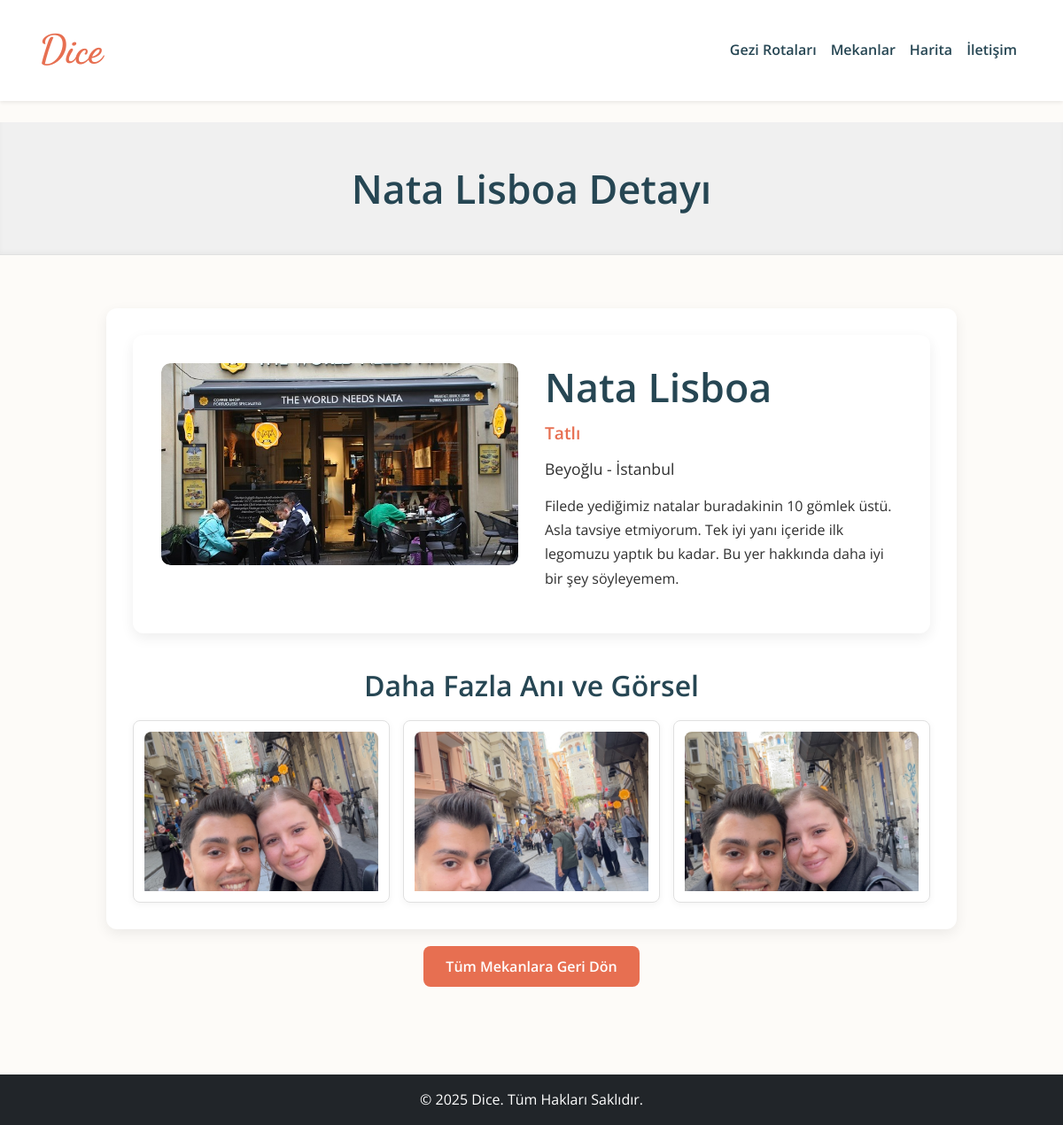
Screenshot of /mekanlar/nata-lisboa/ with the database file from the repository.
### travelog/models.py (models this page shows, shortened)
class Location(models.Model):
    name = models.CharField(max_length=200, verbose_name="Mekan Adı")
    slug = models.SlugField(max_length=200, unique=True, blank=True, null=True, verbose_name="URL Dostu İsim")
    description = models.TextField(blank=True, null=True, verbose_name="Açıklama")
    address = models.CharField(max_length=255, blank=True, null=True, verbose_name="Adres")
    city = models.CharField(max_length=100, verbose_name="Şehir")
    latitude = models.DecimalField(max_digits=19, decimal_places=6, blank=True, null=True, verbose_name="Enlem")
    longitude = models.DecimalField(max_digits=19, decimal_places=6, blank=True, null=True, verbose_name="Boylam")
    location_type = models.ForeignKey(Category, on_delete=models.SET_NULL, null=True, blank=True, related_name='locations', verbose_name="Mekan Türü")
    main_photo = models.ImageField(upload_to='location_photos/', blank=True, null=True, verbose_name="Ana Fotoğraf") # Anasayfada kullanılan ana görsel
    date_added = models.DateTimeField(auto_now_add=True, verbose_name="Eklenme Tarihi")
    class Meta:
        verbose_name = "Mekan"
        verbose_name_plural = "Mekanlar"
        ordering = ['-date_added']

class Category(models.Model):
    name = models.CharField(max_length=100, unique=True, verbose_name="Kategori Adı")
    class Meta:
        verbose_name = "Kategori"
        verbose_name_plural = "Kategoriler"

class LocationMedia(models.Model):
    LOCATION_MEDIA_TYPES = (
        ('image', 'Resim'),
        ('video', 'Video'),
    )
    location = models.ForeignKey(Location, on_delete=models.CASCADE, related_name='media_items', verbose_name="Mekan")
    file = models.FileField(upload_to='location_extra_media/', verbose_name="Medya Dosyası") # Hem fotoğraf hem video için FileField
    media_type = models.CharField(max_length=10, choices=LOCATION_MEDIA_TYPES, default='image', verbose_name="Medya Türü")
    caption = models.CharField(max_length=255, blank=True, null=True, verbose_name="Açıklama")
    order = models.IntegerField(default=0, verbose_name="Sıra") # Sıralama için
    class Meta:
        verbose_name = "Mekan Medyası"
        verbose_name_plural = "Mekan Medyaları"
        ordering = ['order', 'id'] # Sıraya ve eklenme sırasına göre sırala

### travelog/views.py (the view)
# urls.py: path('mekanlar/<slug:slug>/', views.location_detail, name='location_detail'),
def location_detail(request, slug):
    location = get_object_or_404(Location, slug=slug)
    context = {
        'location': location,
        'page_title': f'{location.name} Detayı'
    }
    return render(request, 'travel/location_detail.html', context)

### travelog/templates/travel/location_detail.html (shortened to what this page needs)
{% extends 'base.html' %}
{% block content %}
    <div class="page-header">
        <h1>{{ page_title }}</h1>
    </div>
    <section class="location-detail-section" style="max-width: 1000px; margin: 0 auto; padding: 20px;">
        <div class="location-content-box" style="background-color: white; border-radius: 12px; box-shadow: 0 5px 15px rgba(0,0,0,0.07); padding: 30px;">
            <div class="main-info-area" style="display: flex; flex-wrap: wrap; gap: 30px; margin-bottom: 40px; align-items: flex-start;">
                {% if location.main_photo %}
                    <div class="main-photo-container" style="flex: 1; min-width: 300px; max-width: 50%; display: flex; justify-content: center; align-items: center; background-color: var(--light-gray); border-radius: 10px; overflow: hidden;">
                        <img src="{{ location.main_photo.url }}" alt="{{ location.name }}" style="width: 100%; height: auto; object-fit: cover; border-radius: 10px;">
                    </div>
                {% endif %}
                <div class="text-info-container" style="flex: 1; min-width: 300px; text-align: left;">
                    <h2 style="font-size: 2.8em; color: var(--secondary-color); margin-bottom: 10px;">{{ location.name }}</h2>
                    {% if location.location_type %}
                        <p style="font-size: 1.2em; color: var(--primary-color); font-weight: 600; margin-bottom: 10px;">{{ location.location_type.name }}</p>
                    {% endif %}
                    <p style="font-size: 1.1em; color: var(--dark-gray); margin-bottom: 15px;">{{ location.address }} - {{ location.city }}</p>
                    <p style="font-size: 1.0em; color: var(--text-color); line-height: 1.7;">{{ location.description|linebreaksbr }}</p>
                </div>
            </div>
            {% if location.media_items.all %}
                <h3 style="margin-top: 40px; margin-bottom: 20px; font-size: 2em; color: var(--secondary-color); text-align: center;">Daha Fazla Anı ve Görsel</h3>
                <div class="media-gallery" style="display: grid; grid-template-columns: repeat(auto-fit, minmax(200px, 1fr)); gap: 15px; justify-content: center;">
                    {% for media in location.media_items.all %}
                        <div class="media-item" style="border: 1px solid var(--border-color); border-radius: 8px; overflow: hidden; box-shadow: 0 2px 8px rgba(0,0,0,0.05);">
                            {% if media.media_type == 'image' %}
                                <a data-fancybox="gallery" href="{{ media.file.url }}" data-caption="{{ media.caption|default:location.name }}">
                                    <img src="{{ media.file.url }}" alt="{{ media.caption|default:media.file.name }}" style="width: 100%; height: 180px; object-fit: cover; display: block;">
                                </a>
                            {% endif %}
                        </div>
                    {% endfor %}
                </div>
            {% endif %}
        </div>
        <div style="text-align: center; margin-top: 30px;">
            <a href="{% url 'travelog:locations_list' %}" style="background-color: var(--primary-color); color: white; padding: 12px 25px; border-radius: 8px; text-decoration: none; font-weight: 600; transition: background-color 0.3s ease;">Tüm Mekanlara Geri Dön</a>
        </div>
    </section>
    <link rel="stylesheet" href="https://cdnjs.cloudflare.com/ajax/libs/fancybox/3.5.7/jquery.fancybox.min.css" />
{% endblock %}

### travelog/templates/base.html (style rules this page uses)
:root { --primary-color: #E76F51; --secondary-color: #264653; --accent-color: #F4A261; --text-color: #2F2F2F; --light-bg: #FDFBF8; --lighter-gray: #F0F0F0; --border-color: #E0E0E0; --bs-primary: var(--primary-color); --bs-secondary: var(--secondary-color); --bs-body-color: var(--text-color); --bs-body-bg: var(--light-bg); --bs-link-color: var(--secondary-color); --bs-link-hover-color: var(--primary-color); }
body { font-family: 'Open Sans', sans-serif; line-height: 1.6; color: var(--bs-body-color); background-color: var(--bs-body-bg); }
h1, h2, h3, h4, h5, h6 { font-family: 'Open Sans', sans-serif; color: var(--secondary-color); font-weight: 600; }
h1 { font-size: 3.2rem; }
h2 { font-size: 2.5rem; }
h3 { font-size: 1.8rem; }
p { font-size: 1rem; }
a { color: var(--bs-link-color); text-decoration: none; transition: color 0.3s ease; }
.page-header { text-align: center; padding: 3rem 1rem; background-color: var(--lighter-gray); margin-bottom: 2.5rem; box-shadow: inset 0 -3px 5px rgba(0,0,0,0.03); border-bottom: 1px solid var(--border-color); }
.page-header h1 { font-size: 2.8rem; color: var(--secondary-color); margin-bottom: 0; }
.route-detail-section, .location-detail-section { max-width: 960px; margin: 0 auto; padding: 1.5rem; }
.route-detail-section .card-container, .location-detail-section .media-gallery { gap: 1rem; }
.route-detail-section .card, .location-detail-section .media-item { padding: 0.75rem; border-radius: 0.5rem; }
.location-detail-section .main-photo-container img { max-width: 100%; height: 400px; object-fit: cover; border-radius: 0.75rem; margin-bottom: 0; box-shadow: 0 0.125rem 0.5rem rgba(0,0,0,0.1); }
.location-detail-section .main-info-area { flex-wrap: wrap; gap: 2rem; background-color: white; padding: 2rem; border-radius: 0.75rem; box-shadow: 0 5px 15px rgba(0,0,0,0.07); }
.location-detail-section .main-photo-container { flex: 1 1 45%; min-width: 250px; }
.location-detail-section .text-info-container { flex: 1 1 45%; min-width: 250px; }
.location-detail-section .text-info-container h2 { font-size: 2.2rem; }
.location-detail-section .media-item { border: 1px solid var(--border-color); border-radius: 0.5rem; box-shadow: 0 0.125rem 0.5rem rgba(0,0,0,0.05); }
.location-detail-section .media-item img, .location-detail-section .media-item video { width: 100%; height: 180px; object-fit: cover; border-radius: 0.5rem 0.5rem 0 0; }

### rows the page displays
Location: main_photo (picture), name "Nata Lisboa", location_type.name "Tatlı", address "Beyoğlu", city "İstanbul", description "Filede yediğimiz natalar buradakinin 10 gömlek üstü. Asla tavsiye etmiyorum. Tek iyi yanı içeride ilk legomuzu yaptık bu kadar. Bu yer hakkında daha iyi bir şey söyleyemem."
LocationMedia: file (picture)
LocationMedia: file (picture)
LocationMedia: file (picture)

### other values shown
{{ page_title }} "Nata Lisboa Detayı"
